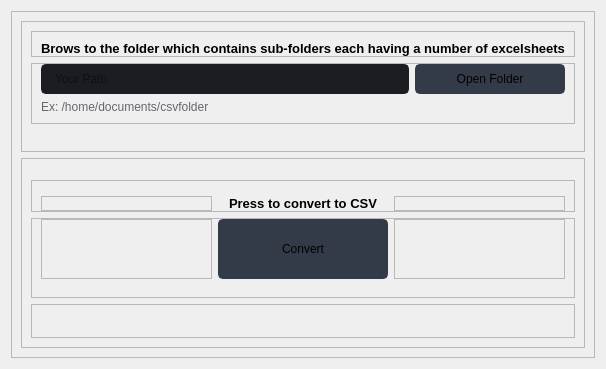
                  <widget class="QWidget" name="page1_home">
                   <layout class="QVBoxLayout" name="verticalLayout_10">
                    <item>
                     <widget class="QFrame" name="frame_9">
                      <property name="frameShape">
                       <enum>QFrame::StyledPanel</enum>
                      </property>
                      <property name="frameShadow">
                       <enum>QFrame::Raised</enum>
                      </property>
                      <layout class="QVBoxLayout" name="verticalLayout_20">
                       <item>
                        <widget class="QFrame" name="frame_10">
                         <property name="frameShape">
                          <enum>QFrame::StyledPanel</enum>
                         </property>
                         <property name="frameShadow">
                          <enum>QFrame::Raised</enum>
                         </property>
                         <layout class="QVBoxLayout" name="verticalLayout_16">
                          <property name="bottomMargin">
                           <number>15</number>
                          </property>
                          <item>
                           <widget class="QFrame" name="frame_11">
                            <property name="frameShape">
                             <enum>QFrame::StyledPanel</enum>
                            </property>
                            <property name="frameShadow">
                             <enum>QFrame::Raised</enum>
                            </property>
                            <layout class="QHBoxLayout" name="horizontalLayout_13">
                             <property name="bottomMargin">
                              <number>0</number>
                             </property>
                             <item>
                              <widget class="QLabel" name="labelBoxBlenderInstalation_4">
                               <property name="font">
                                <font>
                                 <family>Segoe UI</family>
                                 <pointsize>10</pointsize>
                                 <weight>75</weight>
                                 <bold>true</bold>
                                </font>
                               </property>
                               <property name="styleSheet">
                                <string notr="true"/>
                               </property>
                               <property name="text">
                                <string>Brows to the folder which contains sub-folders each having a number of excelsheets</string>
                               </property>
                              </widget>
                             </item>
                            </layout>
                           </widget>
                          </item>
                          <item>
                           <widget class="QFrame" name="frame_12">
                            <property name="frameShape">
                             <enum>QFrame::StyledPanel</enum>
                            </property>
                            <property name="frameShadow">
                             <enum>QFrame::Raised</enum>
                            </property>
                            <layout class="QHBoxLayout" name="horizontalLayout_15">
                             <property name="topMargin">
                              <number>0</number>
                             </property>
                             <item>
                              <layout class="QGridLayout" name="gridLayout_5">
                               <property name="bottomMargin">
                                <number>0</number>
                               </property>
                               <item row="0" column="0">
                                <widget class="QLineEdit" name="LineEditPath_Page1">
                                 <property name="minimumSize">
                                  <size>
                                   <width>0</width>
                                   <height>30</height>
                                  </size>
                                 </property>
                                 <property name="styleSheet">
                                  <string notr="true">QLineEdit {
	background-color: rgb(27, 29, 35);
	border-radius: 5px;
	border: 2px solid rgb(27, 29, 35);
	padding-left: 10px;
}
QLineEdit:hover {
	border: 2px solid rgb(64, 71, 88);
}
QLineEdit:focus {
	border: 2px solid rgb(91, 101, 124);
}</string>
                                 </property>
                                 <property name="placeholderText">
                                  <string>Your Path</string>
                                 </property>
                                </widget>
                               </item>
                               <item row="0" column="1">
                                <widget class="QPushButton" name="BtnBrows_Page1_BulckConverter">
                                 <property name="minimumSize">
                                  <size>
                                   <width>150</width>
                                   <height>30</height>
                                  </size>
                                 </property>
                                 <property name="font">
                                  <font>
                                   <family>Segoe UI</family>
                                   <pointsize>9</pointsize>
                                  </font>
                                 </property>
                                 <property name="styleSheet">
                                  <string notr="true">QPushButton {
	border: 2px solid rgb(52, 59, 72);
	border-radius: 5px;	
	background-color: rgb(52, 59, 72);
}
QPushButton:hover {
	background-color: rgb(57, 65, 80);
	border: 2px solid rgb(61, 70, 86);
}
QPushButton:pressed {	
	background-color: rgb(35, 40, 49);
	border: 2px solid rgb(43, 50, 61);
}</string>
                                 </property>
                                 <property name="text">
                                  <string>Open Folder</string>
                                 </property>
                                 <property name="icon">
                                  <iconset resource="files.qrc">
                                   <normaloff>:/16x16/icons/16x16/cil-folder-open.png</normaloff>:/16x16/icons/16x16/cil-folder-open.png</iconset>
                                 </property>
                                </widget>
                               </item>
                               <item row="1" column="0" colspan="2">
                                <widget class="QLabel" name="labelVersion_6">
                                 <property name="styleSheet">
                                  <string notr="true">color: rgb(98, 103, 111);</string>
                                 </property>
                                 <property name="lineWidth">
                                  <number>1</number>
                                 </property>
                                 <property name="text">
                                  <string>Ex: /home/documents/csvfolder</string>
                                 </property>
                                 <property name="alignment">
                                  <set>Qt::AlignLeading|Qt::AlignLeft|Qt::AlignVCenter</set>
                                 </property>
                                </widget>
                               </item>
                              </layout>
                             </item>
                            </layout>
                           </widget>
                          </item>
                          <item>
                           <widget class="QFrame" name="frame_21">
                            <property name="frameShape">
                             <enum>QFrame::StyledPanel</enum>
                            </property>
                            <property name="frameShadow">
                             <enum>QFrame::Raised</enum>
                            </property>
                           </widget>
                          </item>
                          <item>
                           <widget class="QFrame" name="frame_22">
                            <property name="frameShape">
                             <enum>QFrame::StyledPanel</enum>
                            </property>
                            <property name="frameShadow">
                             <enum>QFrame::Raised</enum>
                            </property>
                           </widget>
                          </item>
                         </layout>
                        </widget>
                       </item>
                       <item>
                        <widget class="QFrame" name="frame_4">
                         <property name="frameShape">
                          <enum>QFrame::StyledPanel</enum>
                         </property>
                         <property name="frameShadow">
                          <enum>QFrame::Raised</enum>
                         </property>
                         <layout class="QVBoxLayout" name="verticalLayout_18">
                          <item>
                           <widget class="QFrame" name="frame_19">
                            <property name="frameShape">
                             <enum>QFrame::StyledPanel</enum>
                            </property>
                            <property name="frameShadow">
                             <enum>QFrame::Raised</enum>
                            </property>
                           </widget>
                          </item>
                          <item>
                           <widget class="QFrame" name="frame_20">
                            <property name="frameShape">
                             <enum>QFrame::StyledPanel</enum>
                            </property>
                            <property name="frameShadow">
                             <enum>QFrame::Raised</enum>
                            </property>
                           </widget>
                          </item>
                          <item>
                           <widget class="QFrame" name="frame_13">
                            <property name="frameShape">
                             <enum>QFrame::StyledPanel</enum>
                            </property>
                            <property name="frameShadow">
                             <enum>QFrame::Raised</enum>
                            </property>
                            <layout class="QHBoxLayout" name="horizontalLayout_16">
                             <property name="topMargin">
                              <number>15</number>
                             </property>
                             <property name="bottomMargin">
                              <number>0</number>
                             </property>
                             <item>
                              <widget class="QFrame" name="frame_16">
                               <property name="frameShape">
                                <enum>QFrame::StyledPanel</enum>
                               </property>
                               <property name="frameShadow">
                                <enum>QFrame::Raised</enum>
                               </property>
                              </widget>
                             </item>
                             <item>
                              <widget class="QLabel" name="labelConvert_Page1_BulkComvert">
                               <property name="font">
                                <font>
                                 <family>Segoe UI</family>
                                 <pointsize>10</pointsize>
                                 <weight>75</weight>
                                 <bold>true</bold>
                                </font>
                               </property>
                               <property name="styleSheet">
                                <string notr="true"/>
                               </property>
                               <property name="text">
                                <string>Press to convert to CSV</string>
                               </property>
                               <property name="alignment">
                                <set>Qt::AlignCenter</set>
                               </property>
                              </widget>
                             </item>
                             <item>
                              <widget class="QFrame" name="frame_17">
                               <property name="frameShape">
                                <enum>QFrame::StyledPanel</enum>
                               </property>
                               <property name="frameShadow">
                                <enum>QFrame::Raised</enum>
                               </property>
                              </widget>
                             </item>
                            </layout>
                           </widget>
                          </item>
                          <item>
                           <widget class="QFrame" name="frame_14">
                            <property name="frameShape">
                             <enum>QFrame::StyledPanel</enum>
                            </property>
                            <property name="frameShadow">
                             <enum>QFrame::Raised</enum>
                            </property>
                            <layout class="QHBoxLayout" name="horizontalLayout_17">
                             <property name="topMargin">
                              <number>0</number>
                             </property>
                             <property name="bottomMargin">
                              <number>18</number>
                             </property>
                             <item>
                              <widget class="QFrame" name="frame_15">
                               <property name="frameShape">
                                <enum>QFrame::StyledPanel</enum>
                               </property>
                               <property name="frameShadow">
                                <enum>QFrame::Raised</enum>
                               </property>
                              </widget>
                             </item>
                             <item>
                              <widget class="QPushButton" name="BtnConvert_Page1_BulckConverter">
                               <property name="minimumSize">
                                <size>
                                 <width>60</width>
                                 <height>60</height>
                                </size>
                               </property>
                               <property name="font">
                                <font>
                                 <family>Segoe UI</family>
                                 <pointsize>9</pointsize>
                                </font>
                               </property>
                               <property name="layoutDirection">
                                <enum>Qt::LeftToRight</enum>
                               </property>
                               <property name="autoFillBackground">
                                <bool>false</bool>
                               </property>
                               <property name="styleSheet">
                                <string notr="true">QPushButton {
	border: 2px solid rgb(52, 59, 72);
	border-radius: 5px;	
	background-color: rgb(52, 59, 72);
}
QPushButton:hover {
	background-color: rgb(57, 65, 80);
	border: 2px solid rgb(61, 70, 86);
}
QPushButton:pressed {	
	background-color: rgb(35, 40, 49);
	border: 2px solid rgb(43, 50, 61);
}</string>
                               </property>
                               <property name="text">
                                <string>Convert</string>
                               </property>
                               <property name="icon">
                                <iconset>
                                 <normaloff>icons/20x20/cil-paper-plane.png</normaloff>icons/20x20/cil-paper-plane.png</iconset>
                               </property>
                               <property name="checkable">
                                <bool>false</bool>
                               </property>
                              </widget>
                             </item>
                             <item>
                              <widget class="QFrame" name="frame_6">
                               <property name="frameShape">
                                <enum>QFrame::StyledPanel</enum>
                               </property>
                               <property name="frameShadow">
                                <enum>QFrame::Raised</enum>
                               </property>
                              </widget>
                             </item>
                            </layout>
                           </widget>
                          </item>
                          <item>
                           <widget class="QFrame" name="frame_18">
                            <property name="frameShape">
                             <enum>QFrame::StyledPanel</enum>
                            </property>
                            <property name="frameShadow">
                             <enum>QFrame::Raised</enum>
                            </property>
                            <layout class="QHBoxLayout" name="horizontalLayout_18">
                             <item>
                              <widget class="QLabel" name="LabelStatus_Page1_BulkConvert">
                               <property name="styleSheet">
                                <string notr="true">color: rgb(98, 103, 111);</string>
                               </property>
                               <property name="lineWidth">
                                <number>1</number>
                               </property>
                               <property name="text">
                                <string/>
                               </property>
                               <property name="alignment">
                                <set>Qt::AlignCenter</set>
                               </property>
                              </widget>
                             </item>
                            </layout>
                           </widget>
                          </item>
                         </layout>
                        </widget>
                       </item>
                      </layout>
                     </widget>
                    </item>
                   </layout>
                  </widget>
